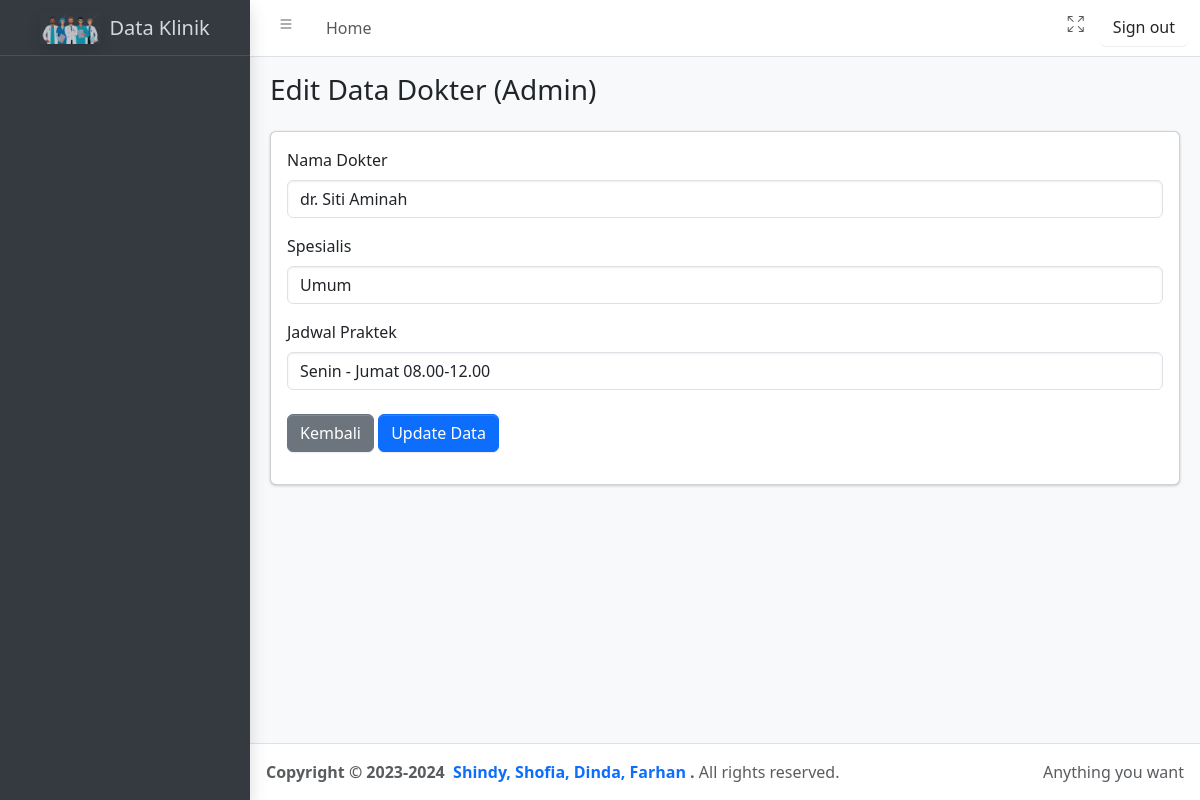
Page /dokter/edit/1 on the committed database.
### tables this page shows
CREATE TABLE `dokter` (
  `id_dokter` int(11) NOT NULL,
  `nama_dokter` varchar(100) NOT NULL,
  `spesialis` varchar(100) DEFAULT NULL,
  `jadwal_praktek` varchar(100) DEFAULT NULL
);

### application/controllers/dokter.php (called while the page is built, shortened)
<?php
class Dokter extends CI_Controller
{
    public function __construct()
    {
        $this->load->model('m_dokter');
        $this->load->library(['session', 'form_validation']);
        $this->load->helper(['url', 'form']);
    }
    private function _load_template($view, $data = [])
    {
        $this->load->view('templates/header', $data);
        $this->load->view('templates/sidebar', $data);
        $this->load->view($view, $data);
        $this->load->view('templates/footer');
    }
    public function edit($id)
    {
        $dokter = $this->m_dokter->get_by_id($id);
        $data['title'] = 'Edit Data Dokter';
        $data['dokter'] = $dokter;
        $role = $this->session->userdata('role');
        if ($role === 'dokter') {
            if ($this->session->userdata('id_dokter') != $id) {
                $this->session->set_flashdata('error', 'Tidak boleh mengedit data dokter lain.');
                redirect('dashboard');
            }
            $this->_load_template('dokter/edit_dokter', $data);
        } else {
            $this->_load_template('dokter/edit_admin', $data);
        }
    }
}

### index.php (called while the page is built, shortened)
<?php
require_once BASEPATH.'core/CodeIgniter.php';

### application/models/m_dokter.php (called while the page is built, shortened)
<?php
class M_dokter extends CI_Model
{
    public function get_by_id($id_dokter)
    {
        return $this->db->get_where('dokter', ['id_dokter' => $id_dokter])->row();
    }
}

### application/views/dokter/edit_admin.php (the view, shortened to what this page needs)
<main class="app-main">
  <div class="app-content-header">
    <div class="container-fluid">
      <div class="row mb-2">
        <div class="col-sm-6">
          <h3 class="mb-0">Edit Data Dokter (Admin)</h3>
        </div>
      </div>
    </div>
  </div>
  <div class="app-content">
    <div class="container-fluid">
      <div class="card">
        <div class="card-body">
          <form action="<?= base_url('dokter/update') ?>" method="post">
            <div class="mb-3">
              <label for="nama_dokter" class="form-label">Nama Dokter</label>
              <input type="text" name="nama_dokter" class="form-control" value="<?= htmlspecialchars($dokter->nama_dokter) ?>" required>
            </div>
            <div class="mb-3">
              <label for="spesialis" class="form-label">Spesialis</label>
              <input type="text" name="spesialis" class="form-control" value="<?= htmlspecialchars($dokter->spesialis) ?>" required>
            </div>
            <div class="mb-3">
              <label for="jadwal_praktek" class="form-label">Jadwal Praktek</label>
              <input type="text" name="jadwal_praktek" class="form-control" value="<?= htmlspecialchars($dokter->jadwal_praktek) ?>" required>
            </div>
            <div class="mt-4">
              <a href="<?= base_url('dokter') ?>" class="btn btn-secondary">Kembali</a>
              <button type="submit" class="btn btn-primary">Update Data</button>
            </div>
          </form>
        </div>
      </div>
    </div>
  </div>
</main>

### rows in the picture
dokter: nama_dokter "dr. Siti Aminah", spesialis "Umum", jadwal_praktek "Senin - Jumat 08.00-12.00"
